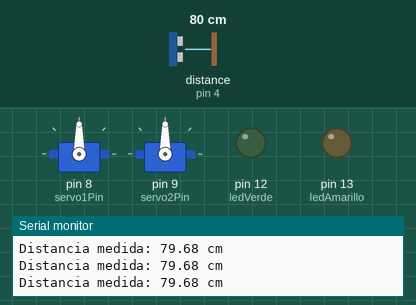
Simulated run of this sketch. Board: Arduino Uno, built with avr-gcc and run on an emulated ATmega328P. On the bench: 2 × servo, output pins drawn as LEDs (lit = HIGH), the last lines printed to the serial monitor. Wiring (inferred from the names in the program): ultrasonic range finder: trigger pin 3; echo pin 4. The test bench sets the inputs (shaded band); at power-on: distance to the obstacle (sensor on pin 4) 80 cm. The echo pulse lasts 58.3 µs per cm; pins used as bus, display or sensor lines are not drawn.

Above: at 1.2 s.
1.3 s: distance to the obstacle (sensor on pin 4) set to 2 cm
At 7.5 s:
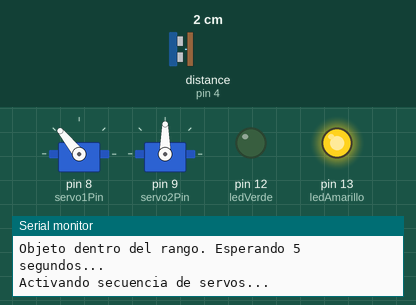
At 10.7 s:
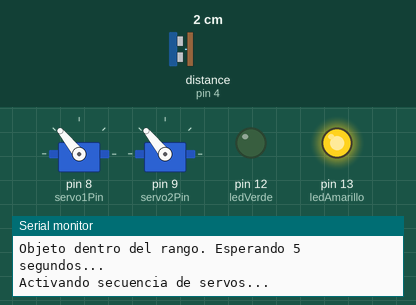
Timing chart, 0 to 11.0 s (numbered marks = the images above; inputs shaded):
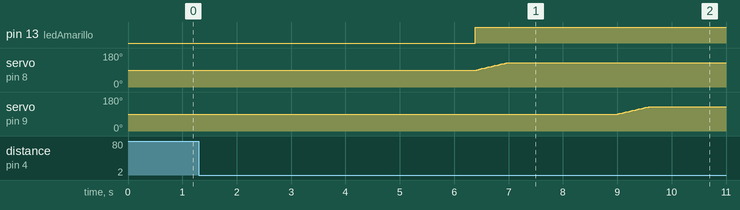

The sketch:

PROGRAMA_HIDRAULICA_RESPALDO.ino
```cpp
#include <Servo.h>

// Servos
Servo servo1;
Servo servo2;
const int servo1Pin = 8;
const int servo2Pin = 9;

// LEDs
const int ledVerde = 12;
const int ledAmarillo = 13;

// Sensor ultrasónico HC-SR04
const int trigPin = 3;
const int echoPin = 4;
const float distanciaActivacion = 20.0; // cm

// Posiciones iniciales
int posInicial1 = 90;
int posInicial2 = 90;
int giro = 40;

bool enProceso = false;

void setup() {
  Serial.begin(9600);

  // Configuración servos
  servo1.attach(servo1Pin);
  servo2.attach(servo2Pin);
  servo1.write(posInicial1);
  servo2.write(posInicial2);

  // LEDs
  pinMode(ledVerde, OUTPUT);
  pinMode(ledAmarillo, OUTPUT);

  // Sensor ultrasónico
  pinMode(trigPin, OUTPUT);
  pinMode(echoPin, INPUT);
}

float medirDistancia() {
  digitalWrite(trigPin, LOW);
  delayMicroseconds(2);
  digitalWrite(trigPin, HIGH);
  delayMicroseconds(10);
  digitalWrite(trigPin, LOW);

  long duracion = pulseIn(echoPin, HIGH, 30000); // timeout 30 ms
  float distancia = duracion * 0.0343 / 2; // cm
  return distancia;
}

void loop() {
  if (!enProceso) {
    float distancia = medirDistancia();

    if (distancia == 0) {
      Serial.println("No se detecta eco. Verifica conexiones o distancia del objeto.");
    } else {
      Serial.print("Distancia medida: ");
      Serial.print(distancia);
      Serial.println(" cm");

      if (distancia <= distanciaActivacion) {
        Serial.println("Objeto dentro del rango. Esperando 5 segundos...");
        delay(5000);

        distancia = medirDistancia();
        if (distancia > 0 && distancia <= distanciaActivacion) {
          Serial.println("Activando secuencia de servos...");
          enProceso = true;
          ejecutarSecuencia();
          enProceso = false;
          Serial.println("Secuencia completada.");
        } else {
          Serial.println("Objeto fuera del rango tras espera.");
        }
      }
    }
  }
}

void girarServo(Servo &servo, int inicio, int fin) {
  int paso = (inicio < fin) ? 1 : -1;
  for (int pos = inicio; pos != fin; pos += paso) {
    servo.write(pos);
    delay(15);
  }
}

void ejecutarSecuencia() {
  digitalWrite(ledVerde, LOW);
  digitalWrite(ledAmarillo, HIGH);

  girarServo(servo1, posInicial1, posInicial1 + giro);
  delay(2000);
  girarServo(servo2, posInicial2, posInicial2 + giro);
  delay(2000);
  girarServo(servo1, posInicial1 + giro, posInicial1);
  delay(2000);
  girarServo(servo2, posInicial2 + giro, posInicial2);
  delay(2000);

  digitalWrite(ledAmarillo, LOW);
  digitalWrite(ledVerde, HIGH);
}
```

Measured:
- after the input at 1.3 s, pin 13 (ledAmarillo): LOW → HIGH after 5.1 s; servo on pin 8 (servo1Pin): moves from 90° to 129° over 0.57 s, starting after 5.1 s; servo on pin 9 (servo2Pin): moves from 90° to 129° over 0.57 s, starting after 7.7 s
